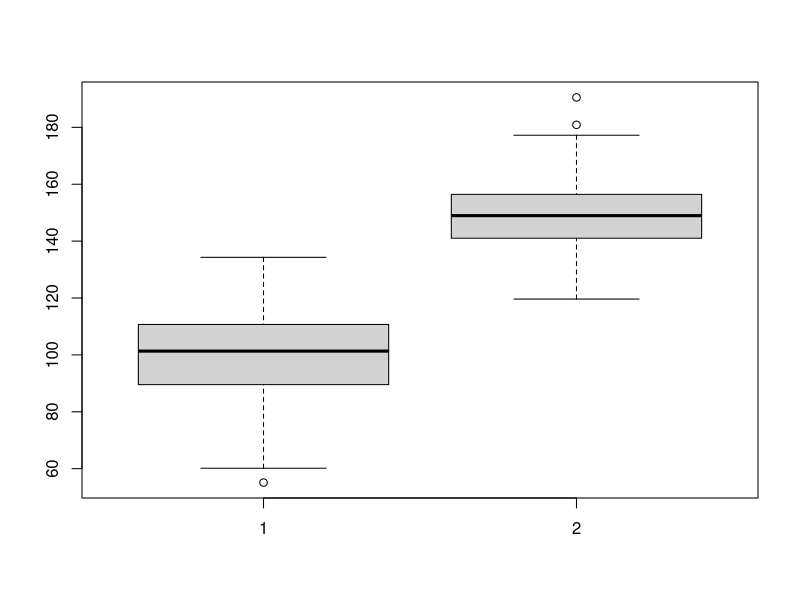
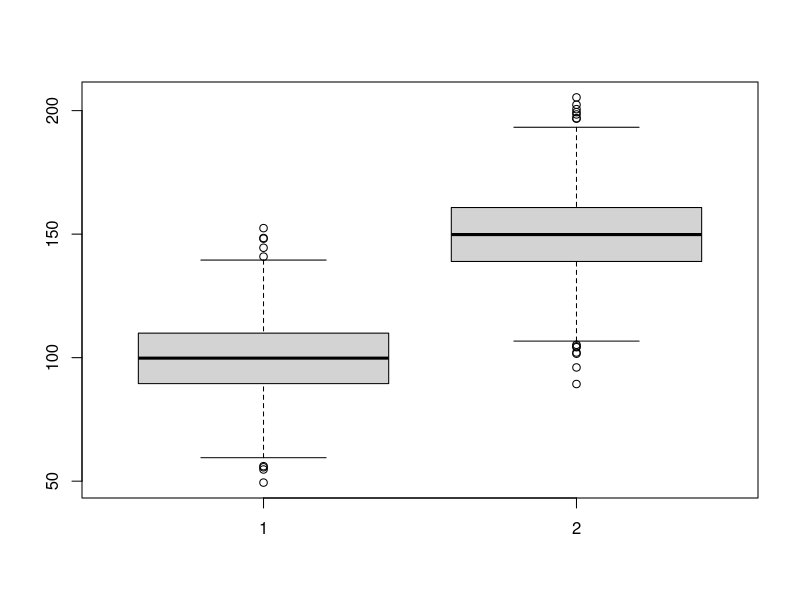
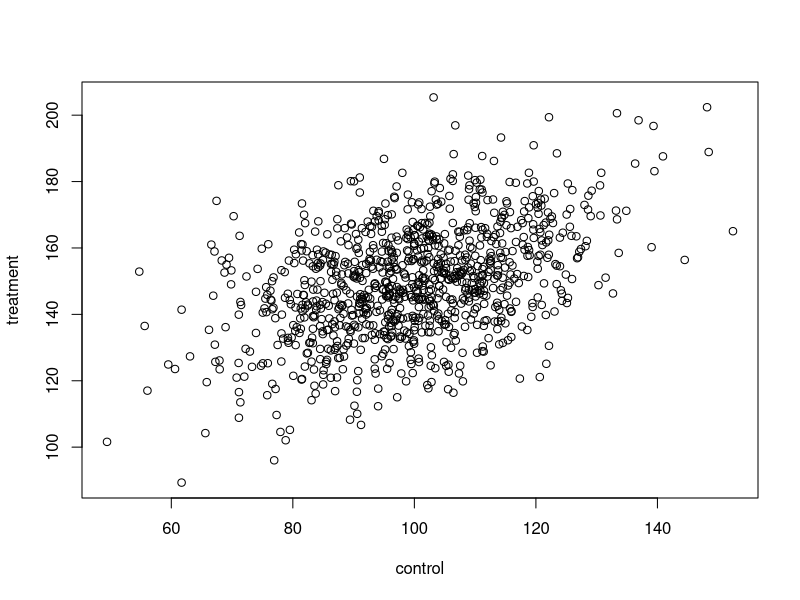
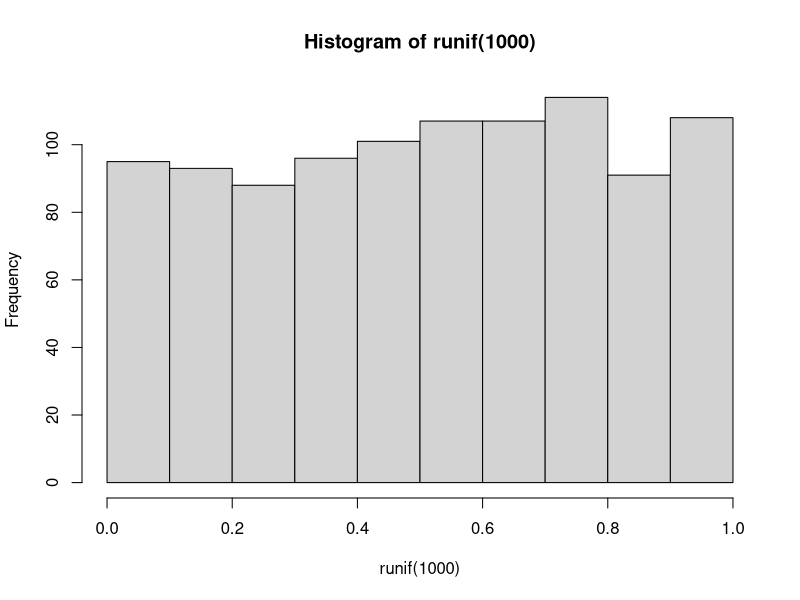
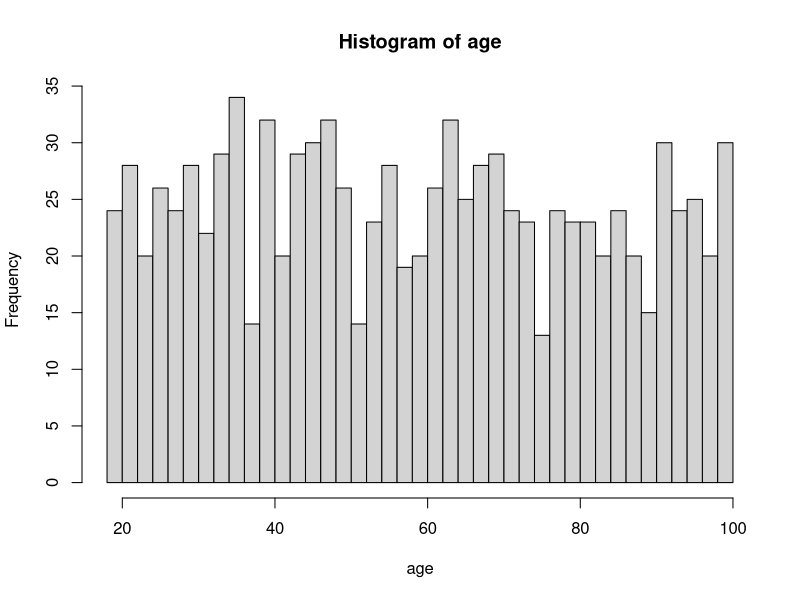
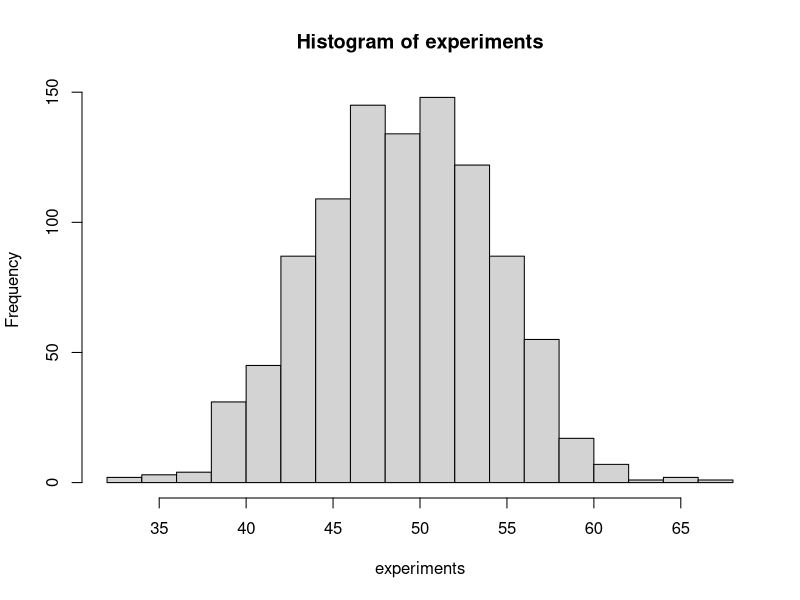
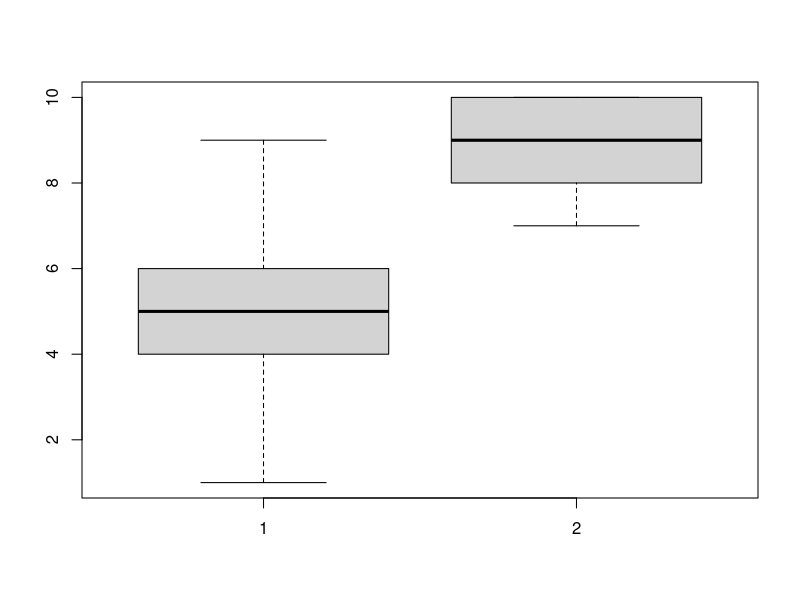
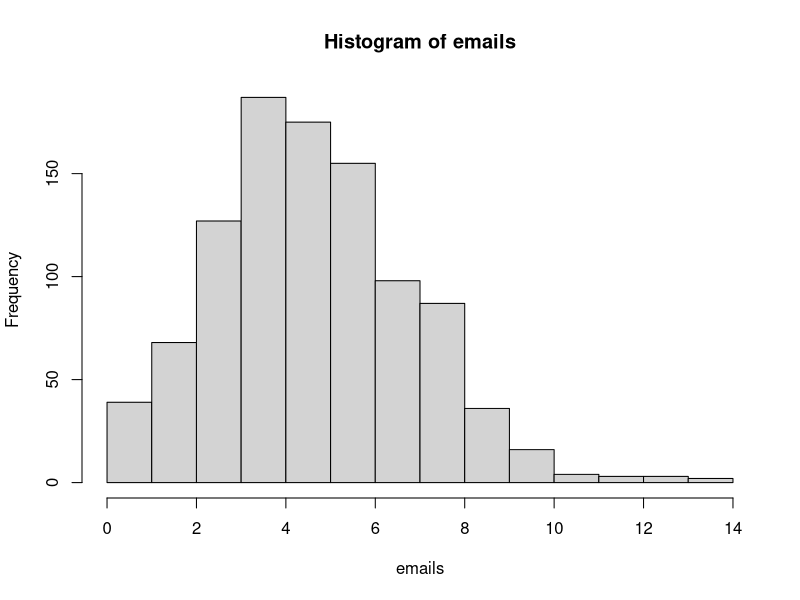

These charts were generated, in order, by the following R code:
## ---- chunk 1
my_sample <- 1:20

sample(
  x = my_sample,
  size = 2
)
## ---- chunk 2
my_sample <- c("a", "b", "c")

sample(
  x = my_sample,
  size = 4,
  replace = TRUE
)
## ---- chunk 3
letters[5]
letters[7:10]
LETTERS[20:26]
## ---- chunk 4
my_sample <- letters[1:3]

sample(
  x = my_sample,
  size = 4,
  replace = TRUE
)
## ---- chunk 5
my_sample <- c("black", "blue")

sample(
  x = my_sample,
  size = 10,
  replace = TRUE,
  prob = c(0.2, 0.8)
)
## ---- chunk 6
my_sample <- c("black", "blue")

set.seed(42)
sample(
  x = my_sample,
  size = 10,
  replace = TRUE,
  prob = c(0.2, 0.8)
)

set.seed(42)
sample(
  x = my_sample,
  size = 10,
  replace = TRUE,
  prob = c(0.2, 0.8)
)
## ---- chunk 7
rnorm(
  n = 5,
  mean = 0,
  sd = 1
)
## ---- chunk 8
rnorm(1)
rnorm(1)

set.seed(42)
rnorm(1)
set.seed(42)
rnorm(1)
## ---- chunk 9
rnorm(
  n = 4,
  mean = c(0, 10, 20, 30),
  sd = c(1, 50, 100, 150)
)
## ---- chunk 10
control <- 
  rnorm(
    n = 100,
    mean = 100,
    sd = 15
  )

treatment <- 
  rnorm(
    n = 100,
    mean = 150,
    sd = 15
  )
## ---- chunk 11
boxplot(control, treatment)
## ---- chunk 12
control <- 
  rnorm(
    n = 1000,
    mean = 100,
    sd = 15
  )

treatment <- 
  control*0.5 + rnorm(
    n = 1000,
    mean = 100,
    sd = 15
  )
## ---- chunk 13
summary(lm(treatment~control))
## ---- chunk 14
#| echo: false
boxplot(control, treatment)
## ---- chunk 15
#| echo: false
plot(control, treatment)
## ---- chunk 16
runif(
  n = 5,
  min = 0,
  max = 1
)
## ---- chunk 17
hist(runif(1000))
## ---- chunk 18
age <- runif(n = 1000, min = 18, max = 100)

hist(age, breaks = 30, xlim = c(18, 100))
## ---- chunk 19
age <- runif(n = 1000, min = 18, max = 100)
y <- age*0.5 + rnorm(1000)

summary(lm(y~age))
## ---- chunk 20
rbinom(
  n = 1,
  size = 100,
  prob = 0.50
)
## ---- chunk 21
experiments <- 
  rbinom(
    n = 1000,
    size = 100,
    prob = 0.50
  )

head(experiments)
## ---- chunk 22
hist(experiments, breaks = 20)
## ---- chunk 23
control <- 
  rbinom(
    n = 100,
    size = 10,
    prob = 0.5
  )

treatment <- 
  rbinom(
    n = 100,
    size = 10,
    prob = 0.9
  )
## ---- chunk 24
boxplot(control, treatment)
## ---- chunk 25
rbinom(
  n = 10,
  size = 1,
  prob = 0.5
)
## ---- chunk 26
age <- rnorm(n = 10000, mean = 50, sd = 15)

xb <- 1 + 0.2*age

p <- 1/(1 + exp(-xb))

y <- 
  rbinom(
    n = 10000,
    size = 1,
    prob = p
  )
## ---- chunk 27
m <- 
  glm(
    y ~ age,
    family = binomial()
  )

summary(m)
## ---- chunk 28
rpois(
  n = 10,
  lambda = 5
)
## ---- chunk 29
emails <- 
  rpois(
    n = 1000,
    lambda = 5
  )

hist(emails)
## ---- chunk 30
hr <- rpois(n = 1000, lambda = 5)
it <- rpois(n = 1000, lambda = 10)
## ---- chunk 31
hist(hr)
## ---- chunk 32
hist(it)
## ---- chunk 33
d <- 
  data.frame(
    emails = c(hr, it),
    group = factor(rep(c("HR", "IT"), each = 1000))
  )

d[c(1:5, 1001:1005),]
## ---- chunk 34
m <- 
  glm(
    emails ~ group,
    data = d,
    family = poisson()
  )

summary(m)
## ---- chunk 35
rep(
  x = "Control Group",
  times = 3
  )

rep(
  x = 1,
  times = 3
  )
## ---- chunk 36
rep(
  x = c("Control Group", "Treatment Group"),
  times = 3
  )
## ---- chunk 37
rep(
  x = c("Control Group", "Treatment Group"),
  times = c(1,2)
  )
## ---- chunk 38
rep(
  x = c("Control Group", "Treatment Group"),
  each = 3
  )
## ---- chunk 39
rep(
  x = c("Control Group", "Treatment Group"),
  each = 3,
  length.out = 4
  )
## ---- chunk 40
rep(
  x = c("Control Group", "Treatment Group"),
  each = 3,
  times = 2
  )
## ---- chunk 41
condition <- rep("control", times = 4)
outcome <- rnorm(4)
d <- data.frame(condition, outcome)
d
## ---- chunk 42
condition <- rep(c("control", "treatment"), each = 2)
outcome <- rnorm(4)
d <- data.frame(condition, outcome)
d
## ---- chunk 43
control_outcome <- rnorm(5, 100, 15)
treatment_outcome <- rnorm(5, 115, 15)

d <- data.frame(outcome = c(control_outcome, treatment_outcome))
## ---- chunk 44
control_outcome <- rnorm(5, 100, 15)
treatment_outcome <- rnorm(5, 115, 15)
condition <- rep(c("control", "treatment"), each = 5)


d <- data.frame(
  condition = condition,
  outcome = c(control_outcome, treatment_outcome)
)
d
## ---- chunk 45
d <- 
  data.frame(
    condition = rep(c("control", "treatment"), times = 5),
    outcome = rnorm(10, mean = c(100, 115), sd = 15)
  )
d
## ---- chunk 46
replicate(
  n = 5,
  expr = sample(1:4, size = 2),
  simplify = FALSE
)
## ---- chunk 47
replicate(
  n = 5,
  expr = rnorm(5),
  simplify = FALSE
)
## ---- chunk 48
replicate(
  n = 5,
  expr = data.frame(
    condition = rep(c("control", "treatment"), each = 2),
    outcome = rnorm(4, c(100, 115), sd = 15)
  ),
  simplify = FALSE
)
## ---- chunk 49
for (i in 1:10) {
  print(i)
}
## ---- chunk 50
outcome <- NULL

for (i in 1:5) {
  outcome[[i]] <- sample(1:4, size = 2)
}

outcome
## ---- chunk 51
datasets <- NULL

for (i in 1:5) {
  datasets[[i]] <- 
    data.frame(
      condition = rep(c("control", "treatment"), each = 2),
      outcome = rnorm(4, c(100, 115), sd = 15)
    )
}

datasets
## ---- chunk 52
starting <- 12
profs <- 4
money <- 0.15
quitting <- 0.05
years <- 25
results <- NULL
results[1] <- starting
## ---- chunk 53
set.seed(42)
for (current_year in 2:years) {
  # how many new phds (15% chance in 4 "trials")
  newbies <- rbinom(n = 1, size = profs, prob = money)
  
  # how many see the light and quit
  enlightened <- rbinom(n = 1, size = results[current_year  - 1], prob = quitting)
  
  # new total
  results[current_year] <- results[current_year - 1] + newbies - enlightened
  
  cat("Current year:", current_year, "Newbies:", newbies, "Enlightened:", enlightened, "Total:", results[current_year], "\n")
}
## ---- chunk 54
mean(results)

plot(results, type = "l", xlab = "Year", ylab = "Number of PhDs")
## ---- chunk 55
set.seed(42)

experiments <- 3
outcomes <- list()

for (i in 1:experiments) {
  
  results <- NULL
  results[1] <- starting
  
  for (current_year in 2:years) {
    # how many new phds (15% chance in 4 "trials")
    newbies <- rbinom(n = 1, size = profs, prob = money)
    
    # how many see the light and quit
    enlightened <- rbinom(n = 1, size = results[current_year - 1], prob = quitting)
    
    # new total
    results[current_year] <- results[current_year - 1] + newbies - enlightened
    
    # store in overall outcomes
    outcomes[[i]] <- results
  }
}
## ---- chunk 56
# what we created
outcomes

# the means per "experiment"
lapply(outcomes, mean)
## ---- chunk 57
# the mean of the means
mean(sapply(outcomes, mean))

matplot(matrix(unlist(outcomes), ncol = 3), type = "l", xlab = "Year", ylab = "Number of PhDs")
## ---- chunk 58
counting_phds <- 
  function(
    starting = 12,
    profs = 4,
    money = 0.15,
    quitting = 0.05,
    years = 25
  ) {
    
    # create our output vector
    results <- NULL
    results[1] <- starting
    
    # then our loop
    for (current_year in 2:years) {
      # how many new phds
      newbies <- rbinom(n = 1, size = profs, prob = money)
      
      # how many see the light and quit
      enlightened <- rbinom(n = 1, size = results[current_year - 1], prob = quitting)
      
      # new total
      results[current_year] <- results[current_year - 1] + newbies - enlightened
    }
    
    return(results)
  }
## ---- chunk 59
counting_phds()

counting_phds(profs = 10)

counting_phds(years = 10)

counting_phds(quitting = 0)
## ---- chunk 60
set.seed(42)

experiments <- 3
outcomes <- list()

for (i in 1:experiments) {
  
  # run one experiment and store the results
  results <- counting_phds()
  
  # put results into our outcomes
  outcomes[[i]] <- results

}

outcomes
## ---- chunk 61
set.seed(42)

experiments <- 3
profs <- 4
years <- 10
outcomes <- data.frame(
  experiment = NULL,
  prof = NULL,
  total = NULL
)

for (i in 1:experiments) {
  
  # for each run/experiment, we store the results for each number of professors
  for (aprof in 1:profs) {
    results <- counting_phds(profs = aprof, years = years)
    
    # get the total at the last year
    total <- results[years]
    
    # turn into a row and add to outcomes
    our_row <- data.frame(experiment = i, prof = aprof, total = total)
    outcomes <- rbind(outcomes, our_row)
  }
}
## ---- chunk 62
#| echo: false
library(tidyverse)
ggplot(outcomes, aes(x = experiment, y = total, color = as.factor(prof))) + geom_line() + theme_bw()
## ---- chunk 63
set.seed(42)

experiments <- 1000
profs <- 4
years <- 10
outcomes <- data.frame(
  experiment = NULL,
  prof = NULL,
  total = NULL
)

for (i in 1:experiments) {
  
  # for each run/experiment, we store the results for each number of professors
  for (aprof in 1:profs) {
    results <- counting_phds(profs = aprof, years = years)
    
    # get the total at the last year
    total <- results[years]
    
    # turn into a row and add to outcomes
    our_row <- data.frame(experiment = i, prof = aprof, total = total)
    outcomes <- rbind(outcomes, our_row)
  }
}
## ---- chunk 64
#| echo: false

ggplot(outcomes, aes(x = experiment, y = total, color = as.factor(prof))) + geom_line() + theme_bw()

aggregate(outcomes[, 3], list(outcomes$prof), mean)
